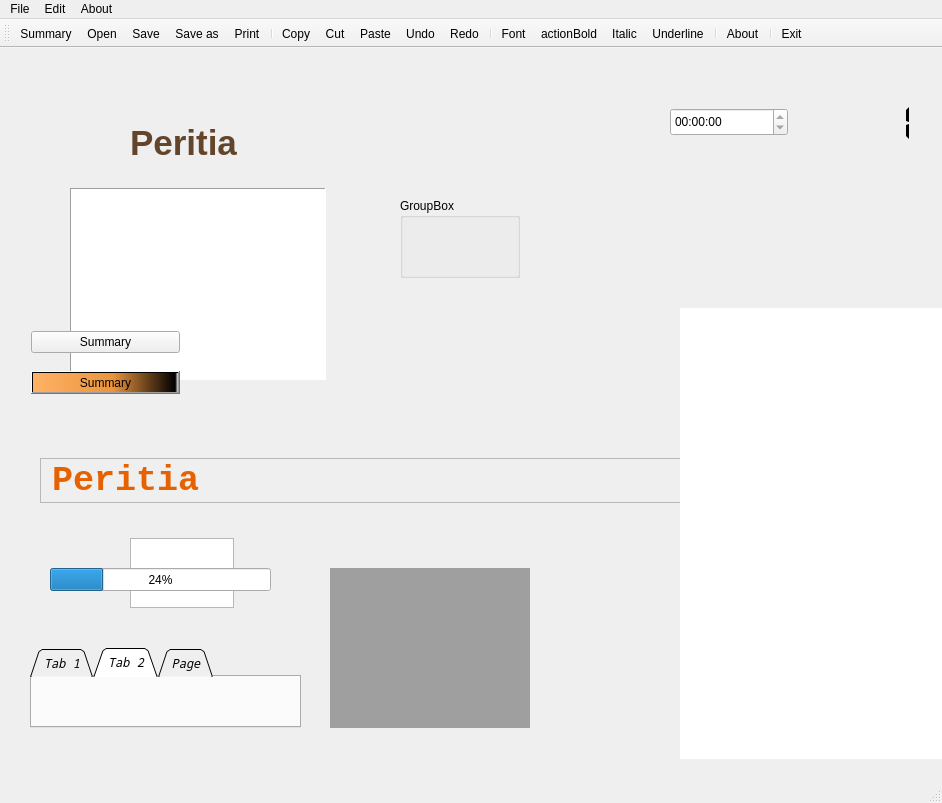
<?xml version="1.0" encoding="UTF-8"?>
<ui version="4.0">
 <class>Notepad</class>
 <widget class="QMainWindow" name="Notepad">
  <property name="geometry">
   <rect>
    <x>0</x>
    <y>0</y>
    <width>942</width>
    <height>803</height>
   </rect>
  </property>
  <property name="windowTitle">
   <string>Peritia: All in one assistive software</string>
  </property>
  <property name="windowIcon">
   <iconset resource="notepad.qrc">
    <normaloff>:/images/peritia-logo.png</normaloff>:/images/peritia-logo.png</iconset>
  </property>
  <property name="styleSheet">
   <string notr="true">, </string>
  </property>
  <widget class="QWidget" name="centralWidget">
   <widget class="QLabel" name="label">
    <property name="geometry">
     <rect>
      <x>40</x>
      <y>410</y>
      <width>1080</width>
      <height>45</height>
     </rect>
    </property>
    <property name="minimumSize">
     <size>
      <width>1080</width>
      <height>45</height>
     </size>
    </property>
    <property name="maximumSize">
     <size>
      <width>1080</width>
      <height>45</height>
     </size>
    </property>
    <property name="font">
     <font>
      <family>Monospace</family>
      <pointsize>29</pointsize>
      <weight>75</weight>
      <bold>true</bold>
     </font>
    </property>
    <property name="styleSheet">
     <string notr="true">background-image: url(:/images/blake.png);</string>
    </property>
    <property name="frameShape">
     <enum>QFrame::StyledPanel</enum>
    </property>
    <property name="frameShadow">
     <enum>QFrame::Sunken</enum>
    </property>
    <property name="text">
     <string>&lt;html&gt;&lt;head/&gt;&lt;body&gt;&lt;p&gt;&lt;span style=&quot; font-size:26pt; font-weight:600; color:#e66100;&quot;&gt;Peritia&lt;/span&gt;&lt;/p&gt;&lt;/body&gt;&lt;/html&gt;</string>
    </property>
    <property name="scaledContents">
     <bool>true</bool>
    </property>
    <property name="alignment">
     <set>Qt::AlignLeading|Qt::AlignLeft|Qt::AlignVCenter</set>
    </property>
   </widget>
   <widget class="QTextEdit" name="textEdit">
    <property name="geometry">
     <rect>
      <x>130</x>
      <y>490</y>
      <width>104</width>
      <height>70</height>
     </rect>
    </property>
   </widget>
   <widget class="QGraphicsView" name="graphicsView">
    <property name="geometry">
     <rect>
      <x>70</x>
      <y>140</y>
      <width>256</width>
      <height>192</height>
     </rect>
    </property>
    <property name="styleSheet">
     <string notr="true">image: url(:/images/blake.png);
background-image: url(:/images/blake.png);</string>
    </property>
    <property name="frameShape">
     <enum>QFrame::Panel</enum>
    </property>
   </widget>
   <widget class="QLabel" name="label_2">
    <property name="geometry">
     <rect>
      <x>10</x>
      <y>10</y>
      <width>131</width>
      <height>111</height>
     </rect>
    </property>
    <property name="styleSheet">
     <string notr="true">image: url(:/images/scalabli-logo.png);</string>
    </property>
    <property name="text">
     <string/>
    </property>
   </widget>
   <widget class="QLabel" name="label_3">
    <property name="geometry">
     <rect>
      <x>130</x>
      <y>70</y>
      <width>111</width>
      <height>51</height>
     </rect>
    </property>
    <property name="font">
     <font>
      <pointsize>23</pointsize>
      <weight>75</weight>
      <bold>true</bold>
     </font>
    </property>
    <property name="styleSheet">
     <string notr="true">border-color: qlineargradient(spread:pad, x1:0, y1:0, x2:1, y2:0, stop:0 rgba(245, 224, 176, 255), stop:0.09 rgba(246, 189, 237, 255), stop:0.14 rgba(194, 207, 246, 255), stop:0.19 rgba(184, 160, 168, 255), stop:0.25 rgba(171, 186, 248, 255), stop:0.32 rgba(243, 248, 224, 255), stop:0.385 rgba(249, 162, 183, 255), stop:0.47 rgba(100, 115, 124, 255), stop:0.58 rgba(251, 205, 202, 255), stop:0.65 rgba(170, 128, 185, 255), stop:0.75 rgba(252, 222, 204, 255), stop:0.805 rgba(206, 122, 218, 255), stop:0.86 rgba(254, 223, 175, 255), stop:0.91 rgba(254, 236, 244, 255), stop:1 rgba(255, 191, 221, 255));</string>
    </property>
    <property name="frameShape">
     <enum>QFrame::NoFrame</enum>
    </property>
    <property name="text">
     <string>&lt;html&gt;&lt;head/&gt;&lt;body&gt;&lt;p&gt;&lt;span style=&quot; font-size:26pt; color:#63452c;&quot;&gt;Peritia&lt;/span&gt;&lt;/p&gt;&lt;/body&gt;&lt;/html&gt;</string>
    </property>
   </widget>
   <widget class="QWidget" name="gridLayoutWidget">
    <property name="geometry">
     <rect>
      <x>20</x>
      <y>260</y>
      <width>171</width>
      <height>109</height>
     </rect>
    </property>
    <layout class="QGridLayout" name="gridLayout">
     <item row="0" column="0">
      <widget class="QPushButton" name="pushButton_5">
       <property name="styleSheet">
        <string notr="true">background-color: qlineargradient(spread:pad, x1:0, y1:0, x2:1, y2:0, stop:0 rgba(245, 224, 176, 255), stop:0.09 rgba(246, 189, 237, 255), stop:0.14 rgba(194, 207, 246, 255), stop:0.19 rgba(184, 160, 168, 255), stop:0.25 rgba(171, 186, 248, 255), stop:0.32 rgba(243, 248, 224, 255), stop:0.385 rgba(249, 162, 183, 255), stop:0.47 rgba(100, 115, 124, 255), stop:0.58 rgba(251, 205, 202, 255), stop:0.65 rgba(170, 128, 185, 255), stop:0.75 rgba(252, 222, 204, 255), stop:0.805 rgba(206, 122, 218, 255), stop:0.86 rgba(254, 223, 175, 255), stop:0.91 rgba(254, 236, 244, 255), stop:1 rgba(255, 191, 221, 255));</string>
       </property>
       <property name="text">
        <string>Summary</string>
       </property>
       <property name="icon">
        <iconset resource="notepad.qrc">
         <normaloff>:/images/info.png</normaloff>:/images/info.png</iconset>
       </property>
       <property name="iconSize">
        <size>
         <width>25</width>
         <height>26</height>
        </size>
       </property>
       <property name="shortcut">
        <string>L</string>
       </property>
      </widget>
     </item>
     <item row="1" column="0">
      <widget class="QPushButton" name="pushButton_7">
       <property name="styleSheet">
        <string notr="true">background-color: qlineargradient(spread:pad, x1:0, y1:0, x2:1, y2:0, stop:0 rgba(255, 178, 102, 255), stop:0.55 rgba(235, 148, 61, 255), stop:0.98 rgba(0, 0, 0, 255), stop:1 rgba(0, 0, 0, 0));</string>
       </property>
       <property name="text">
        <string>Summary</string>
       </property>
       <property name="icon">
        <iconset resource="notepad.qrc">
         <normaloff>:/images/info.png</normaloff>:/images/info.png</iconset>
       </property>
       <property name="iconSize">
        <size>
         <width>25</width>
         <height>26</height>
        </size>
       </property>
       <property name="shortcut">
        <string>L</string>
       </property>
      </widget>
     </item>
    </layout>
   </widget>
   <widget class="QGroupBox" name="groupBox">
    <property name="geometry">
     <rect>
      <x>400</x>
      <y>150</y>
      <width>120</width>
      <height>80</height>
     </rect>
    </property>
    <property name="styleSheet">
     <string notr="true">background-image: url(:/images/celebratory.png);</string>
    </property>
    <property name="title">
     <string>GroupBox</string>
    </property>
   </widget>
   <widget class="QTabWidget" name="tabWidget">
    <property name="geometry">
     <rect>
      <x>30</x>
      <y>600</y>
      <width>271</width>
      <height>80</height>
     </rect>
    </property>
    <property name="font">
     <font>
      <family>Noto Sans Mono</family>
      <italic>true</italic>
     </font>
    </property>
    <property name="tabPosition">
     <enum>QTabWidget::North</enum>
    </property>
    <property name="tabShape">
     <enum>QTabWidget::Triangular</enum>
    </property>
    <property name="currentIndex">
     <number>1</number>
    </property>
    <property name="elideMode">
     <enum>Qt::ElideRight</enum>
    </property>
    <property name="tabBarAutoHide">
     <bool>true</bool>
    </property>
    <widget class="QWidget" name="tab">
     <attribute name="title">
      <string>Tab 1</string>
     </attribute>
    </widget>
    <widget class="QWidget" name="tab_2">
     <attribute name="title">
      <string>Tab 2</string>
     </attribute>
    </widget>
    <widget class="QWidget" name="tab_3">
     <attribute name="title">
      <string>Page</string>
     </attribute>
    </widget>
   </widget>
   <widget class="QMdiArea" name="mdiArea">
    <property name="geometry">
     <rect>
      <x>330</x>
      <y>520</y>
      <width>200</width>
      <height>160</height>
     </rect>
    </property>
   </widget>
   <widget class="QGraphicsView" name="graphicsView_2">
    <property name="geometry">
     <rect>
      <x>680</x>
      <y>260</y>
      <width>381</width>
      <height>451</height>
     </rect>
    </property>
    <property name="styleSheet">
     <string notr="true">background-image: url(:/images/daco.png);</string>
    </property>
    <property name="frameShape">
     <enum>QFrame::NoFrame</enum>
    </property>
    <property name="frameShadow">
     <enum>QFrame::Plain</enum>
    </property>
   </widget>
   <widget class="QLCDNumber" name="lcdNumber">
    <property name="geometry">
     <rect>
      <x>840</x>
      <y>50</y>
      <width>81</width>
      <height>51</height>
     </rect>
    </property>
    <property name="lineWidth">
     <number>0</number>
    </property>
    <property name="smallDecimalPoint">
     <bool>true</bool>
    </property>
    <property name="digitCount">
     <number>3</number>
    </property>
    <property name="mode">
     <enum>QLCDNumber::Dec</enum>
    </property>
    <property name="segmentStyle">
     <enum>QLCDNumber::Flat</enum>
    </property>
    <property name="value" stdset="0">
     <double>1.000000000000000</double>
    </property>
    <property name="intValue" stdset="0">
     <number>1</number>
    </property>
   </widget>
   <widget class="QTimeEdit" name="timeEdit">
    <property name="geometry">
     <rect>
      <x>670</x>
      <y>60</y>
      <width>118</width>
      <height>28</height>
     </rect>
    </property>
    <property name="readOnly">
     <bool>true</bool>
    </property>
    <property name="calendarPopup">
     <bool>true</bool>
    </property>
   </widget>
   <widget class="QProgressBar" name="progressBar">
    <property name="geometry">
     <rect>
      <x>50</x>
      <y>520</y>
      <width>221</width>
      <height>23</height>
     </rect>
    </property>
    <property name="value">
     <number>24</number>
    </property>
   </widget>
  </widget>
  <widget class="QMenuBar" name="menuBar">
   <property name="geometry">
    <rect>
     <x>0</x>
     <y>0</y>
     <width>942</width>
     <height>24</height>
    </rect>
   </property>
   <widget class="QMenu" name="menuFile">
    <property name="title">
     <string>File</string>
    </property>
    <addaction name="actionSummary"/>
    <addaction name="actionOpen"/>
    <addaction name="actionSave"/>
    <addaction name="actionSave_as"/>
    <addaction name="actionPrint"/>
    <addaction name="separator"/>
    <addaction name="actionExit"/>
   </widget>
   <widget class="QMenu" name="menuEdit">
    <property name="title">
     <string>Edit</string>
    </property>
    <addaction name="actionCopy"/>
    <addaction name="actionCut"/>
    <addaction name="actionPaste"/>
    <addaction name="separator"/>
    <addaction name="actionUndo"/>
    <addaction name="actionRedo"/>
    <addaction name="actionFont"/>
   </widget>
   <widget class="QMenu" name="menuAbout">
    <property name="title">
     <string>About</string>
    </property>
    <addaction name="actionAbout"/>
   </widget>
   <addaction name="menuFile"/>
   <addaction name="menuEdit"/>
   <addaction name="menuAbout"/>
  </widget>
  <widget class="QToolBar" name="mainToolBar">
   <property name="focusPolicy">
    <enum>Qt::WheelFocus</enum>
   </property>
   <attribute name="toolBarArea">
    <enum>TopToolBarArea</enum>
   </attribute>
   <attribute name="toolBarBreak">
    <bool>false</bool>
   </attribute>
   <addaction name="actionSummary"/>
   <addaction name="actionOpen"/>
   <addaction name="actionSave"/>
   <addaction name="actionSave_as"/>
   <addaction name="actionPrint"/>
   <addaction name="separator"/>
   <addaction name="actionCopy"/>
   <addaction name="actionCut"/>
   <addaction name="actionPaste"/>
   <addaction name="actionUndo"/>
   <addaction name="actionRedo"/>
   <addaction name="separator"/>
   <addaction name="actionFont"/>
   <addaction name="actionBold"/>
   <addaction name="actionItalic"/>
   <addaction name="actionUnderline"/>
   <addaction name="separator"/>
   <addaction name="actionAbout"/>
   <addaction name="separator"/>
   <addaction name="actionExit"/>
  </widget>
  <widget class="QStatusBar" name="statusBar"/>
  <action name="actionAbout">
   <property name="icon">
    <iconset resource="notepad.qrc">
     <normaloff>:/images/info.png</normaloff>:/images/info.png</iconset>
   </property>
   <property name="text">
    <string>About</string>
   </property>
   <property name="toolTip">
    <string>&lt;html&gt;&lt;head/&gt;&lt;body&gt;&lt;p&gt;About Peritia &lt;/p&gt;&lt;/body&gt;&lt;/html&gt;</string>
   </property>
   <property name="Jhy" stdset="0">
    <string>Yyyt</string>
   </property>
  </action>
  <action name="actionUnderline">
   <property name="checkable">
    <bool>true</bool>
   </property>
   <property name="icon">
    <iconset resource="notepad.qrc">
     <normaloff>:/images/underline.png</normaloff>:/images/underline.png</iconset>
   </property>
   <property name="text">
    <string>Underline</string>
   </property>
   <property name="toolTip">
    <string>Underline</string>
   </property>
   <property name="shortcut">
    <string>Ctrl+U</string>
   </property>
  </action>
  <action name="actionBold">
   <property name="checkable">
    <bool>true</bool>
   </property>
   <property name="icon">
    <iconset resource="notepad.qrc">
     <normaloff>:/images/bold.png</normaloff>:/images/bold.png</iconset>
   </property>
   <property name="text">
    <string>actionBold</string>
   </property>
   <property name="toolTip">
    <string>Bold</string>
   </property>
   <property name="shortcut">
    <string>Ctrl+B</string>
   </property>
  </action>
  <action name="actionItalic">
   <property name="checkable">
    <bool>true</bool>
   </property>
   <property name="icon">
    <iconset resource="notepad.qrc">
     <normaloff>:/images/italic.png</normaloff>:/images/italic.png</iconset>
   </property>
   <property name="text">
    <string>Italic</string>
   </property>
   <property name="toolTip">
    <string>Italic font</string>
   </property>
   <property name="shortcut">
    <string>Ctrl+I</string>
   </property>
  </action>
  <action name="actionFont">
   <property name="icon">
    <iconset resource="notepad.qrc">
     <normaloff>:/images/font.png</normaloff>:/images/font.png</iconset>
   </property>
   <property name="text">
    <string>Font</string>
   </property>
   <property name="shortcut">
    <string>Ctrl+F</string>
   </property>
  </action>
  <action name="actionRedo">
   <property name="icon">
    <iconset resource="notepad.qrc">
     <normaloff>:/images/edit_redo.png</normaloff>:/images/edit_redo.png</iconset>
   </property>
   <property name="text">
    <string>Redo</string>
   </property>
   <property name="shortcut">
    <string>Ctrl+Y</string>
   </property>
  </action>
  <action name="actionUndo">
   <property name="icon">
    <iconset resource="notepad.qrc">
     <normaloff>:/images/edit_undo.png</normaloff>:/images/edit_undo.png</iconset>
   </property>
   <property name="text">
    <string>Undo</string>
   </property>
   <property name="shortcut">
    <string>Ctrl+Z</string>
   </property>
  </action>
  <action name="actionPaste">
   <property name="icon">
    <iconset resource="notepad.qrc">
     <normaloff>:/images/paste.png</normaloff>:/images/paste.png</iconset>
   </property>
   <property name="text">
    <string>Paste</string>
   </property>
   <property name="shortcut">
    <string>Ctrl+V</string>
   </property>
  </action>
  <action name="actionCut">
   <property name="icon">
    <iconset resource="notepad.qrc">
     <normaloff>:/images/cut.png</normaloff>:/images/cut.png</iconset>
   </property>
   <property name="text">
    <string>Cut</string>
   </property>
   <property name="shortcut">
    <string>Ctrl+X</string>
   </property>
  </action>
  <action name="actionCopy">
   <property name="icon">
    <iconset resource="notepad.qrc">
     <normaloff>:/images/copy.png</normaloff>:/images/copy.png</iconset>
   </property>
   <property name="text">
    <string>Copy</string>
   </property>
   <property name="shortcut">
    <string>Ctrl+C</string>
   </property>
  </action>
  <action name="actionExit">
   <property name="icon">
    <iconset theme="exit.png" resource="notepad.qrc">
     <normaloff>:/images/exit.png</normaloff>:/images/exit.png</iconset>
   </property>
   <property name="text">
    <string>Exit</string>
   </property>
   <property name="toolTip">
    <string>Exit notepad</string>
   </property>
  </action>
  <action name="actionPrint">
   <property name="icon">
    <iconset resource="notepad.qrc">
     <normaloff>:/images/print.png</normaloff>:/images/print.png</iconset>
   </property>
   <property name="text">
    <string>Print</string>
   </property>
   <property name="toolTip">
    <string>Print file</string>
   </property>
   <property name="shortcut">
    <string>Ctrl+P</string>
   </property>
  </action>
  <action name="actionSave_as">
   <property name="icon">
    <iconset resource="notepad.qrc">
     <normaloff>:/images/save_as.png</normaloff>:/images/save_as.png</iconset>
   </property>
   <property name="text">
    <string>Save as</string>
   </property>
   <property name="toolTip">
    <string>Save file as</string>
   </property>
   <property name="shortcut">
    <string>Alt+S</string>
   </property>
  </action>
  <action name="actionSave">
   <property name="icon">
    <iconset resource="notepad.qrc">
     <normaloff>:/images/save.png</normaloff>:/images/save.png</iconset>
   </property>
   <property name="text">
    <string>Save</string>
   </property>
   <property name="toolTip">
    <string>Save file</string>
   </property>
   <property name="shortcut">
    <string>Ctrl+S</string>
   </property>
  </action>
  <action name="actionOpen">
   <property name="icon">
    <iconset resource="notepad.qrc">
     <normaloff>:/images/open.png</normaloff>:/images/open.png</iconset>
   </property>
   <property name="text">
    <string>Open</string>
   </property>
   <property name="toolTip">
    <string>Open file</string>
   </property>
   <property name="shortcut">
    <string>Ctrl+O</string>
   </property>
  </action>
  <action name="actionSummary">
   <property name="icon">
    <iconset>
     <normaloff>:/images/summary.png</normaloff>:/images/summary.png</iconset>
   </property>
   <property name="text">
    <string>Summary</string>
   </property>
   <property name="toolTip">
    <string>New text document</string>
   </property>
   <property name="shortcut">
    <string>Ctrl+S</string>
   </property>
  </action>
  <action name="summaryAct">
   <property name="text">
    <string>About sumnary</string>
   </property>
   <property name="shortcutContext">
    <enum>Qt::WidgetShortcut</enum>
   </property>
  </action>
 </widget>
 <layoutdefault spacing="6" margin="11"/>
 <resources>
  <include location="notepad.qrc"/>
 </resources>
 <connections/>
</ui>
